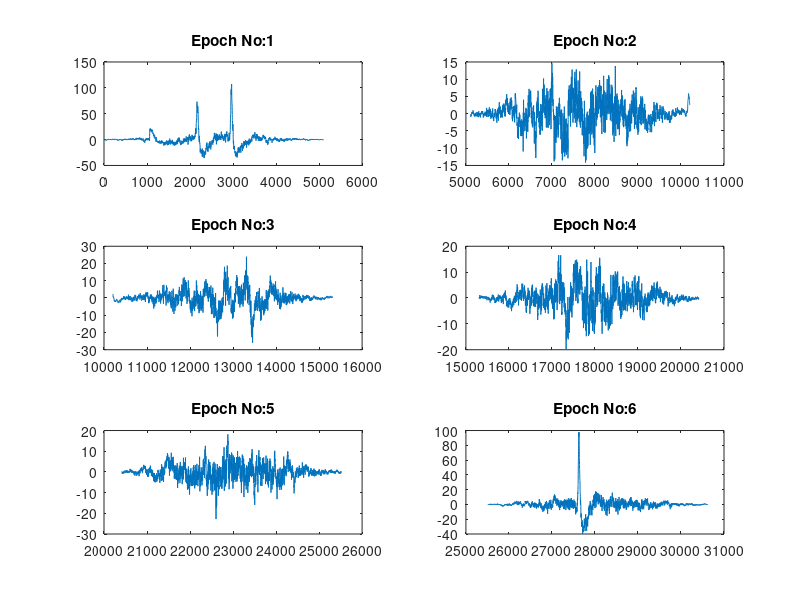
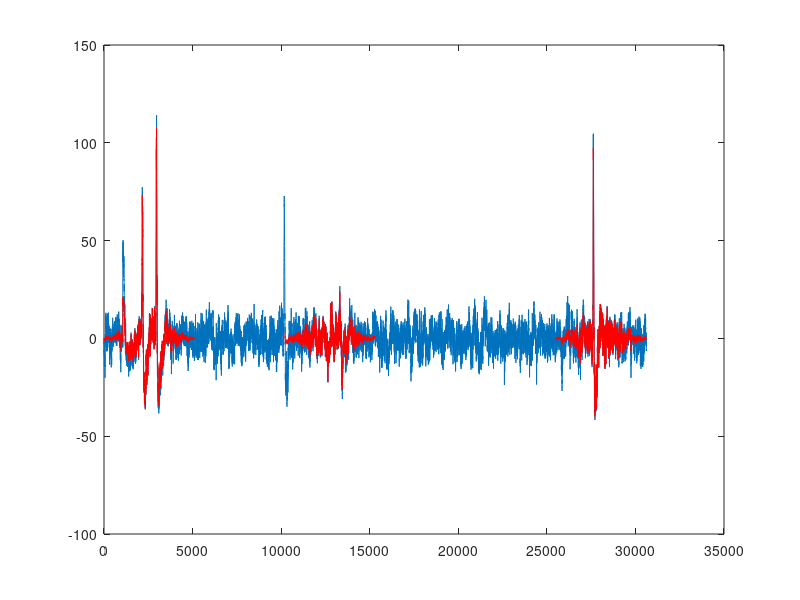

Recreate these plots in MATLAB, in order.
clc 
clear all
load s_EEG.mat
Fp2_eeg=s_EEG.data(2,:);

%% split and extract the signal for each epoch
for i=1:6
   L=round(length(Fp2_eeg)/6);
   w = hamming(L);
   epoch(i,:)= Fp2_eeg((L*(i-1)+1):(L*i)).*(w');
end

%% plot every epoch window
figure
for i=1:6
subplot(3,2,i)
x=((L*(i-1)+1):(L*i));
plot(x,epoch(i,:))
var=strcat('Epoch No:',int2str(i));
title(var)
end

%%
figure
plot(Fp2_eeg)
hold on
i=1;
x=((L*(i-1)+1):(L*i));
plot(x,epoch(i,:),'r')
hold on 
i=3;
x=((L*(i-1)+1):(L*i));
plot(x,epoch(i,:),'r')
hold on 
i=6;
x=((L*(i-1)+1):(L*i));
plot(x,epoch(i,:),'r')




